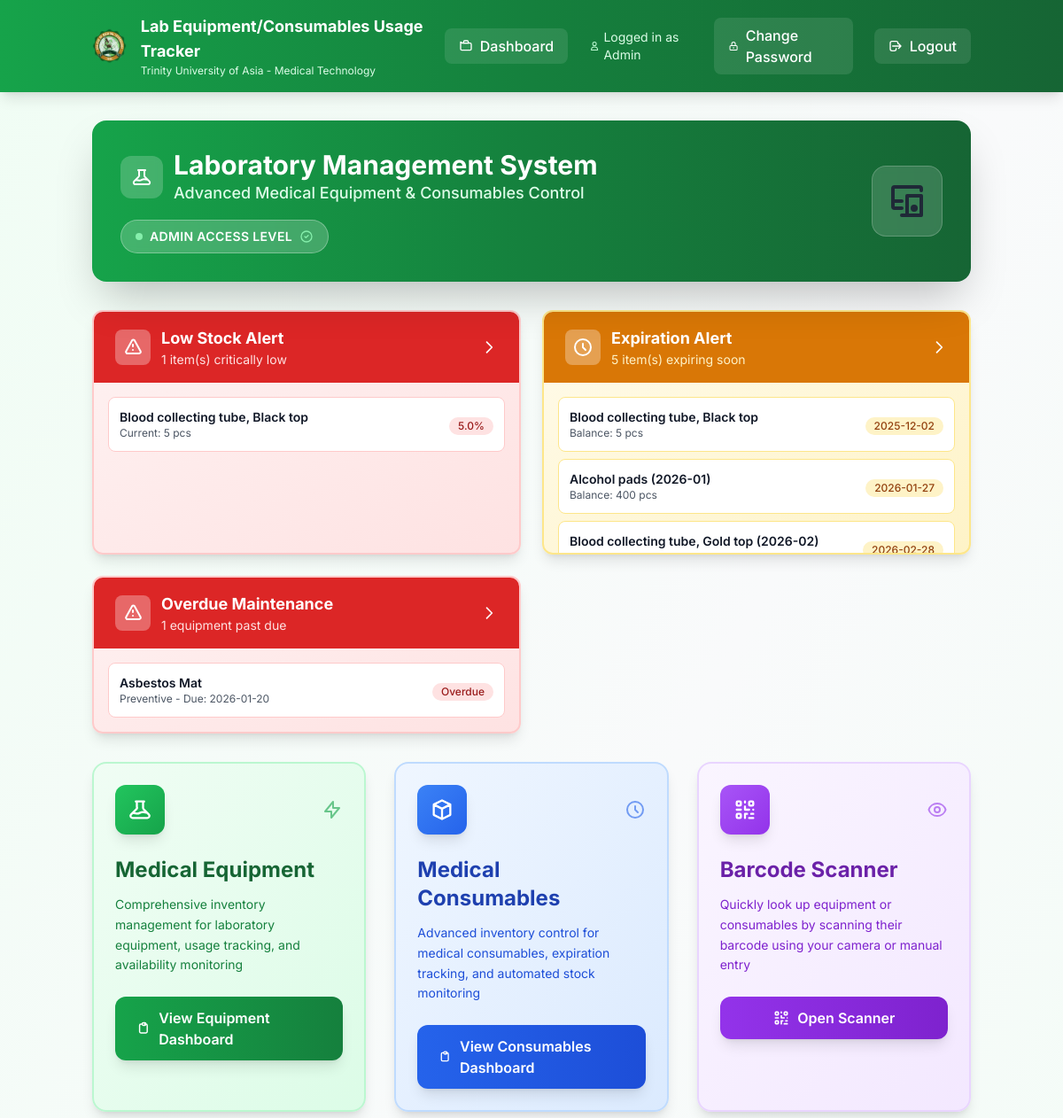
Page /dashboard (signed in, upper part) on the earlier database version.
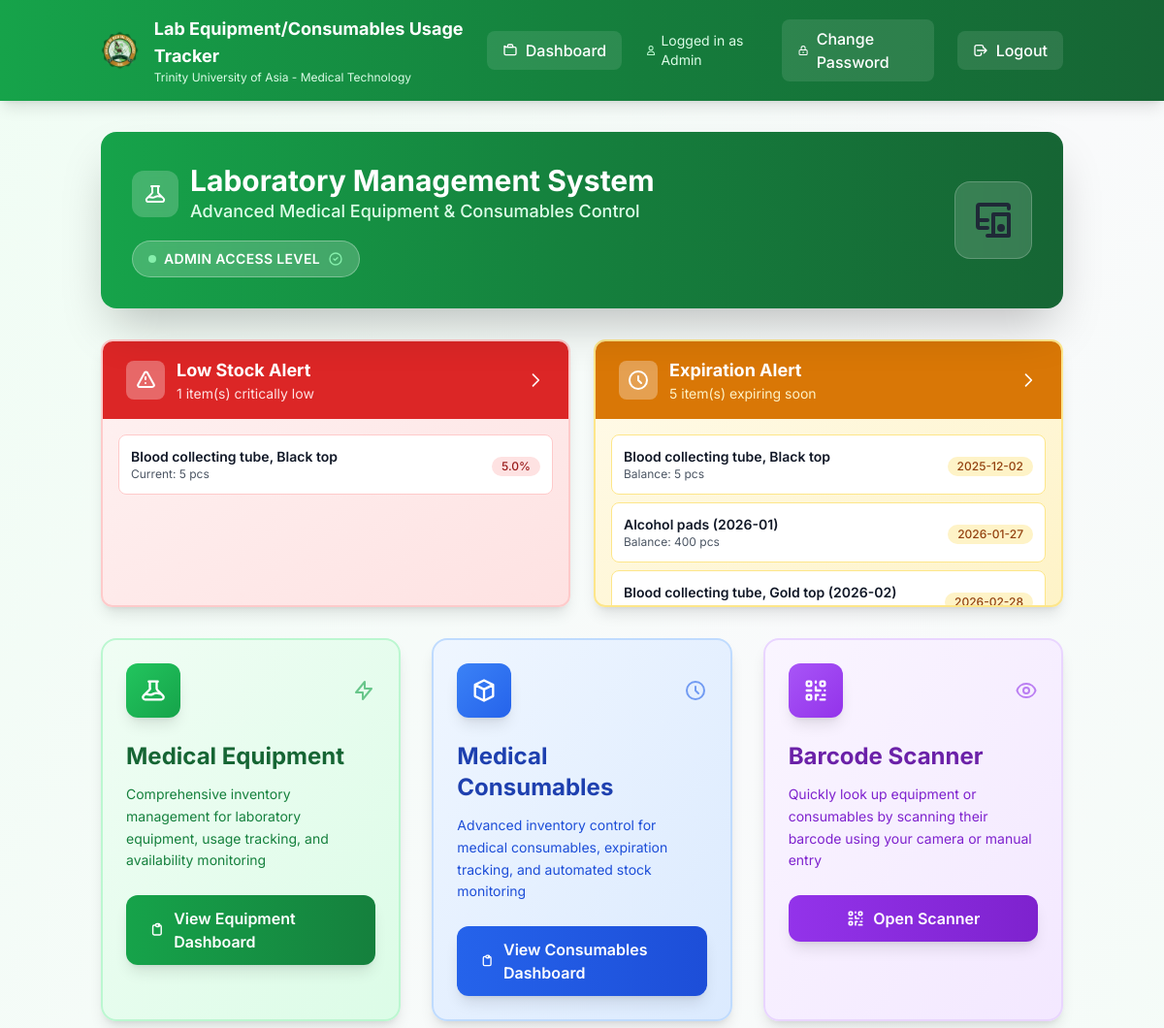
Same page on the later database version.
### models.py (models this page shows)
class Consumable(db.Model):
    id = db.Column(db.Integer, primary_key=True)
    balance_stock = db.Column(db.Integer)
    unit = db.Column(db.String(50))
    description = db.Column(db.String(200))
    expiration = db.Column(db.String(20))
    lot_number = db.Column(db.String(50))
    date_received = db.Column(db.String(20))
    items_out = db.Column(db.Integer)
    items_on_stock = db.Column(db.Integer)
    previous_month_stock = db.Column(db.Integer)
    units_consumed = db.Column(db.Integer)
    units_expired = db.Column(db.Integer)
    is_returnable = db.Column(db.Boolean, default=False, nullable=False)
    barcode = db.Column(db.String(50), nullable=True)  # Barcode for quick scanning

class EquipmentMaintenance(db.Model):
    id = db.Column(db.Integer, primary_key=True)
    equipment_id = db.Column(db.Integer, db.ForeignKey('equipment.id'), nullable=False)
    maintenance_type = db.Column(db.String(50), nullable=False)  # 'calibration', 'repair', 'preventive', 'inspection'
    scheduled_date = db.Column(db.Date, nullable=False)
    completed_date = db.Column(db.Date, nullable=True)
    performed_by = db.Column(db.String(200), nullable=True)  # Technician/vendor name
    notes = db.Column(db.Text, nullable=True)
    cost = db.Column(db.Float, nullable=True, default=0.0)
    status = db.Column(db.String(20), nullable=False, default='scheduled')  # 'scheduled', 'completed', 'overdue'
    created_by = db.Column(db.Integer, db.ForeignKey('user.id'), nullable=False)
    created_at = db.Column(db.DateTime, default=db.func.current_timestamp())
    equipment = db.relationship('Equipment', backref='maintenance_records')
    creator = db.relationship('User', backref='maintenance_created')

class Equipment(db.Model):
    id = db.Column(db.Integer, primary_key=True)
    description = db.Column(db.String(200), nullable=False)
    qty = db.Column(db.Integer)
    date_purchased = db.Column(db.String(20))
    serial_number = db.Column(db.String(100))
    brand_name = db.Column(db.String(100))
    model = db.Column(db.String(100))
    remarks = db.Column(db.String(100))
    location = db.Column(db.String(200))
    barcode = db.Column(db.String(50), nullable=True)  # Barcode for quick scanning

### app.py (the view)
@app.route('/dashboard')
def dashboard():
    if 'user_id' not in session:
        return redirect(url_for('login'))
    from datetime import datetime, timedelta, date
    current_date = datetime.now().date()
    near_expiry_date = current_date + timedelta(days=30)
    low_stock_consumables = (db.session.query(Consumable)
                           .filter(Consumable.previous_month_stock > 0)
                           .filter((Consumable.items_out + Consumable.items_on_stock) < (Consumable.previous_month_stock * 0.1))
                           .limit(5)  # Show top 5
                           .all())
    near_expiration = []
    for c in Consumable.query.all():
        if c.expiration and c.expiration != 'N/A':
            try:
                exp_date = datetime.strptime(c.expiration, '%Y-%m-%d').date()
                if exp_date <= near_expiry_date:
                    near_expiration.append(c)
            except ValueError:
                continue
    near_expiration = sorted(near_expiration, key=lambda x: x.expiration)[:5]
    overdue_maintenance = (EquipmentMaintenance.query
                          .filter(EquipmentMaintenance.status == 'scheduled')
                          .filter(EquipmentMaintenance.scheduled_date < current_date)
                          .limit(5)
                          .all())
    for m in overdue_maintenance:
        m.status = 'overdue'
    db.session.commit()
    upcoming_date = current_date + timedelta(days=7)
    upcoming_maintenance = (EquipmentMaintenance.query
                           .filter(EquipmentMaintenance.status == 'scheduled')
                           .filter(EquipmentMaintenance.scheduled_date >= current_date)
                           .filter(EquipmentMaintenance.scheduled_date <= upcoming_date)
                           .limit(5)
                           .all())
    return render_template('dashboard.html',
                         role=session['role'],
                         low_stock=low_stock_consumables,
                         near_expiration=near_expiration,
                         overdue_maintenance=overdue_maintenance,
                         upcoming_maintenance=upcoming_maintenance)

### templates/dashboard.html (shortened to what the changed rows need)
{% extends "base.html" %}
{% block content %}
<div
  class="relative bg-gradient-to-r from-green-600 via-green-700 to-green-800 rounded-2xl shadow-2xl text-white p-8 mb-8 overflow-hidden">
  <div class="relative flex items-center justify-between flex-wrap gap-4">
    <div class="flex-1">
      <div class="flex items-center gap-3 mb-4">
        <div>
          <h1 class="text-3xl font-bold">Laboratory Management System</h1>
        </div>
      </div>
    </div>
  </div>
</div>
{% if low_stock or near_expiration or overdue_maintenance or upcoming_maintenance %}
<div class="mb-8">
  <div class="grid grid-cols-1 lg:grid-cols-2 gap-6">
    {% if low_stock %}
    <div class="bg-gradient-to-br from-red-50 to-red-100 rounded-xl shadow-lg border-2 border-red-200 overflow-hidden">
      <div class="p-4 max-h-48 overflow-y-auto">
        <div class="space-y-2">
          {% for item in low_stock %}
          <div class="bg-white rounded-lg p-3 border border-red-200 hover:shadow-md transition">
            <div class="flex items-center justify-between">
              <div class="flex-1">
                <p class="font-semibold text-gray-900 text-sm">{{ item.description }}</p>
                <p class="text-xs text-gray-600">Current: {{ item.items_out + item.items_on_stock }} {{ item.unit }}</p>
              </div>
              <div class="text-right">
                <span
                  class="inline-flex items-center px-2.5 py-0.5 rounded-full text-xs font-medium bg-red-100 text-red-800">
                  {{ ((item.items_out + item.items_on_stock) / (item.previous_month_stock or 1) * 100)|round(1) }}%
                </span>
              </div>
            </div>
          </div>
          {% endfor %}
        </div>
      </div>
    </div>
    {% endif %}
    {% if near_expiration %}
    <div
      class="bg-gradient-to-br from-amber-50 to-amber-100 rounded-xl shadow-lg border-2 border-amber-200 overflow-hidden">
      <div class="p-4 max-h-48 overflow-y-auto">
        <div class="space-y-2">
          {% for item in near_expiration %}
          <div class="bg-white rounded-lg p-3 border border-amber-200 hover:shadow-md transition">
            <div class="flex items-center justify-between">
              <div class="flex-1">
                <p class="font-semibold text-gray-900 text-sm">{{ item.description }}</p>
                <p class="text-xs text-gray-600">Balance: {{ item.balance_stock }} {{ item.unit }}</p>
              </div>
              <div class="text-right">
                <span
                  class="inline-flex items-center px-2.5 py-0.5 rounded-full text-xs font-medium bg-amber-100 text-amber-800">
                  {{ item.expiration }}
                </span>
              </div>
            </div>
          </div>
          {% endfor %}
        </div>
      </div>
    </div>
    {% endif %}
    {% if overdue_maintenance and session.role in ['admin', 'tech'] %}
    <div
      class="bg-gradient-to-br from-red-50 to-red-100 rounded-xl shadow-lg border-2 border-red-200 overflow-hidden">
      <div class="px-6 py-4 bg-red-600 flex items-center justify-between">
        <div class="flex items-center space-x-3">
          <div class="h-10 w-10 bg-white bg-opacity-30 rounded-lg flex items-center justify-center">
            <svg class="h-6 w-6 text-white" fill="none" stroke="currentColor" viewBox="0 0 24 24">
              <path stroke-linecap="round" stroke-linejoin="round" stroke-width="2"
                d="M12 9v2m0 4h.01m-6.938 4h13.856c1.54 0 2.502-1.667 1.732-2.5L13.732 4c-.77-.833-1.732-.833-2.464 0L4.35 16.5c-.77.833.192 2.5 1.732 2.5z" />
            </svg>
          </div>
          <div>
            <h3 class="text-white font-bold text-lg">Overdue Maintenance</h3>
            <p class="text-red-100 text-sm">{{ overdue_maintenance|length }} equipment past due</p>
          </div>
        </div>
        <a href="/maintenance?status=overdue" class="text-white hover:text-red-100 transition">
          <svg class="h-5 w-5" fill="none" stroke="currentColor" viewBox="0 0 24 24">
            <path stroke-linecap="round" stroke-linejoin="round" stroke-width="2" d="M9 5l7 7-7 7" />
          </svg>
        </a>
      </div>
      <div class="p-4 max-h-48 overflow-y-auto">
        <div class="space-y-2">
          {% for item in overdue_maintenance %}
          <div class="bg-white rounded-lg p-3 border border-red-200 hover:shadow-md transition">
            <div class="flex items-center justify-between">
              <div class="flex-1">
                <p class="font-semibold text-gray-900 text-sm">{{ item.equipment.description if item.equipment else 'N/A' }}</p>
                <p class="text-xs text-gray-600">{{ item.maintenance_type|title }} - Due: {{ item.scheduled_date.strftime('%Y-%m-%d') }}</p>
              </div>
              <div class="text-right">
                <span
                  class="inline-flex items-center px-2.5 py-0.5 rounded-full text-xs font-medium bg-red-100 text-red-800">
                  Overdue
                </span>
              </div>
            </div>
          </div>
          {% endfor %}
        </div>
      </div>
    </div>
    {% endif %}
  </div>
</div>
{% endif %}
<div class="grid grid-cols-1 md:grid-cols-2 lg:grid-cols-3 gap-8">
  <div
    class="group bg-gradient-to-br from-green-50 to-green-100 rounded-2xl shadow-lg hover:shadow-2xl border-2 border-green-200 hover:border-green-300 overflow-hidden transition-all duration-300 hover:-translate-y-2 transform">
    <div class="p-6 relative">
      <h2 class="text-2xl font-bold text-green-800 mb-3">Medical Equipment</h2>
    </div>
  </div>
  <div
    class="group bg-gradient-to-br from-blue-50 to-blue-100 rounded-2xl shadow-lg hover:shadow-2xl border-2 border-blue-200 hover:border-blue-300 overflow-hidden transition-all duration-300 hover:-translate-y-2 transform">
    <div class="p-6 relative">
      <h2 class="text-2xl font-bold text-blue-800 mb-3">Medical Consumables</h2>
    </div>
  </div>
  <div
    class="group bg-gradient-to-br from-purple-50 to-purple-100 rounded-2xl shadow-lg hover:shadow-2xl border-2 border-purple-200 hover:border-purple-300 overflow-hidden transition-all duration-300 hover:-translate-y-2 transform">
    <div class="p-6 relative">
      <h2 class="text-2xl font-bold text-purple-800 mb-3">Barcode Scanner</h2>
    </div>
  </div>
</div>
{% endblock %}

Differences in the rows shown:
removed EquipmentMaintenance: equipment "Asbestos Mat", maintenance_type "Preventive", scheduled_date "2026-01-20"
Other differences:
{{ overdue_maintenance|length }}: "1" → (not shown)
text no longer shown: "Overdue Maintenance equipment past due"
